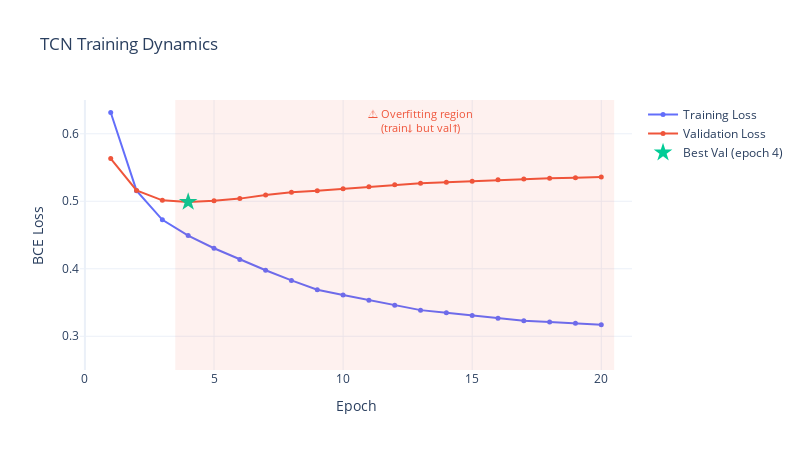

Notebook code for this chart:
### Markdown cell above
## TCN Training Curves with Annotations

### Code cell
train_losses = [0.6315, 0.5157, 0.4725, 0.4491, 0.4304, 0.4137, 0.3978, 0.3827,
                0.3690, 0.3612, 0.3535, 0.3458, 0.3387, 0.3348, 0.3308, 0.3268,
                0.3231, 0.3211, 0.3191, 0.3171]
val_losses   = [0.5633, 0.5160, 0.5014, 0.4990, 0.5006, 0.5039, 0.5091, 0.5132,
                0.5156, 0.5185, 0.5216, 0.5246, 0.5265, 0.5282, 0.5298, 0.5318,
                0.5329, 0.5339, 0.5348, 0.5358]

epochs = list(range(1, 21))
best_epoch = int(np.argmin(val_losses)) + 1
best_val   = min(val_losses)
gap_start  = best_epoch  # Where overfitting begins

fig = go.Figure()

fig.add_trace(go.Scatter(
    x=epochs, y=train_losses,
    mode='lines+markers', name='Training Loss',
    line=dict(color='#636EFA', width=2),
    marker=dict(size=5)
))

fig.add_trace(go.Scatter(
    x=epochs, y=val_losses,
    mode='lines+markers', name='Validation Loss',
    line=dict(color='#EF553B', width=2),
    marker=dict(size=5)
))

# Best val loss marker
fig.add_trace(go.Scatter(
    x=[best_epoch], y=[best_val],
    mode='markers', name=f'Best Val (epoch {best_epoch})',
    marker=dict(size=14, color='#00CC96', symbol='star')
))

# Overfitting region shading
fig.add_shape(
    type="rect",
    x0=gap_start - 0.5, x1=20.5,
    y0=0.25, y1=0.65,
    fillcolor="rgba(239,85,59,0.08)",
    line=dict(width=0)
)

fig.add_annotation(
    x=13, y=0.62,
    text="⚠️ Overfitting region<br>(train↓ but val↑)",
    showarrow=False,
    font=dict(size=11, color="#EF553B")
)

fig.update_layout(
    title="TCN Training Dynamics",
    xaxis_title="Epoch",
    yaxis_title="BCE Loss",
    yaxis_range=[0.25, 0.65],
    template='plotly_white',
    height=450, width=800
)
fig.show()

### Figure 1 — Plotly figure (JSON) as saved in the notebook; plotly's stock layout.template omitted (floating-point values rounded to 4 significant figures)
{"data": [{"line": {"color": "#636EFA", "width": 2}, "marker": {"size": 5}, "mode": "lines+markers", "name": "Training Loss", "type": "scatter", "x": [1, 2, 3, 4, 5, 6, 7, 8, 9, 10, 11, 12, 13, 14, 15, 16, 17, 18, 19, 20], "y": [0.6315, 0.5157, 0.4725, 0.4491, 0.4304, 0.4137, 0.3978, 0.3827, 0.369, 0.3612, 0.3535, 0.3458, 0.3387, 0.3348, 0.3308, 0.3268, 0.3231, 0.3211, 0.3191, 0.3171]}, {"line": {"color": "#EF553B", "width": 2}, "marker": {"size": 5}, "mode": "lines+markers", "name": "Validation Loss", "type": "scatter", "x": [1, 2, 3, 4, 5, 6, 7, 8, 9, 10, 11, 12, 13, 14, 15, 16, 17, 18, 19, 20], "y": [0.5633, 0.516, 0.5014, 0.499, 0.5006, 0.5039, 0.5091, 0.5132, 0.5156, 0.5185, 0.5216, 0.5246, 0.5265, 0.5282, 0.5298, 0.5318, 0.5329, 0.5339, 0.5348, 0.5358]}, {"marker": {"color": "#00CC96", "size": 14, "symbol": "star"}, "mode": "markers", "name": "Best Val (epoch 4)", "type": "scatter", "x": [4], "y": [0.499]}], "layout": {"annotations": [{"font": {"color": "#EF553B", "size": 11}, "showarrow": false, "text": "⚠️ Overfitting region<br>(train↓ but val↑)", "x": 13, "y": 0.62}], "height": 450, "shapes": [{"fillcolor": "rgba(239,85,59,0.08)", "line": {"width": 0}, "type": "rect", "x0": 3.5, "x1": 20.5, "y0": 0.25, "y1": 0.65}], "title": {"text": "TCN Training Dynamics"}, "width": 800, "xaxis": {"title": {"text": "Epoch"}}, "yaxis": {"range": [0.25, 0.65], "title": {"text": "BCE Loss"}}}}
